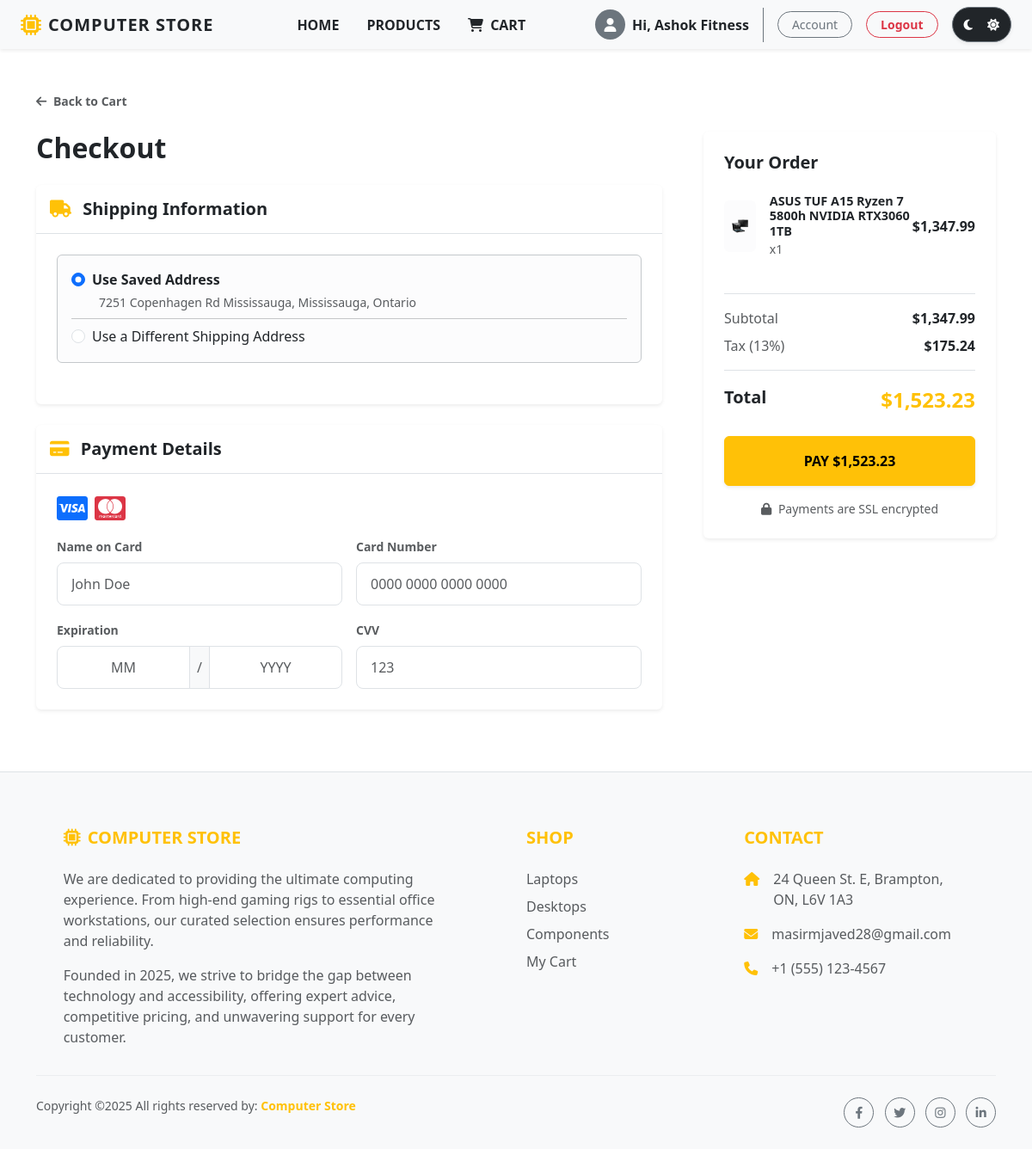
Screenshot of /checkout.php (signed in) with the database file from the repository.
### tables this page shows
CREATE TABLE `users` (
  `id` int(11) NOT NULL,
  `name` varchar(255) NOT NULL,
  `email` varchar(255) NOT NULL,
  `username` varchar(50) DEFAULT NULL,
  `password` varchar(255) NOT NULL,
  `is_admin` tinyint(1) DEFAULT 0,
  `address` varchar(255) DEFAULT NULL,
  `city` varchar(100) DEFAULT NULL,
  `province` varchar(100) DEFAULT NULL,
  `postal_code` varchar(20) DEFAULT NULL
);

CREATE TABLE `cart` (
  `id` int(11) NOT NULL,
  `user_id` int(11) DEFAULT NULL,
  `product_id` int(11) DEFAULT NULL,
  `quantity` int(11) DEFAULT 1
);

CREATE TABLE `products` (
  `id` int(11) NOT NULL,
  `name` varchar(255) NOT NULL,
  `description` text DEFAULT NULL,
  `price` decimal(10,2) NOT NULL,
  `image_url` varchar(255) DEFAULT NULL,
  `category` varchar(100) DEFAULT NULL,
  `stock` int(11) DEFAULT 0
);

### checkout.php (the view, shortened to what this page needs)
<?php
require_once "./includes/header.php";
require_once "./db/conn.php";
$user_id = $_SESSION['id'];
$saved_user = [];
$user_sql = "SELECT name, email, address, city, province, postal_code FROM users WHERE id = ?";
if ($stmt = mysqli_prepare($conn, $user_sql)) {
    mysqli_stmt_bind_param($stmt, "i", $user_id);
    mysqli_stmt_execute($stmt);
    $result = mysqli_stmt_get_result($stmt);
    $saved_user = mysqli_fetch_assoc($result);
}
$cart_items = [];
$sql = "SELECT c.quantity, p.name, p.price, p.image_url
        FROM cart c
        JOIN products p ON c.product_id = p.id
        WHERE c.user_id = ?";
if ($stmt = mysqli_prepare($conn, $sql)) {
    mysqli_stmt_bind_param($stmt, "i", $user_id);
    mysqli_stmt_execute($stmt);
    $result = mysqli_stmt_get_result($stmt);
    while ($row = mysqli_fetch_assoc($result)) {
        $cart_items[] = $row;
    }
}
$subtotal = 0;
foreach ($cart_items as $item) {
    $subtotal += ($item['price'] * $item['quantity']);
}
$tax = $subtotal * 0.13;
$total = $subtotal + $tax;
?>
<div class="container py-5">
    <div class="mb-4">
        <a href="cart.php" class="text-decoration-none text-muted small fw-bold">
            <i class="fas fa-arrow-left me-1"></i> Back to Cart
        </a>
    </div>
    <form action="placeorder.php" method="POST" id="checkoutForm">
        <div class="row g-5">
            <div class="col-lg-8">
                <h2 class="fw-bold mb-4">Checkout</h2>
                <div class="card checkout-card border-0 shadow-sm mb-4">
                    <div class="card-header bg-transparent border-bottom py-3">
                        <h5 class="fw-bold m-0"><i class="fas fa-truck me-2 text-warning"></i> Shipping Information</h5>
                    </div>
                    <div class="card-body p-4">
                        <?php if (!empty($saved_user['address'])): ?>
                            <div class="mb-4 p-3 bg-light-subtle rounded border border-secondary-subtle">
                                <div class="form-check mb-2">
                                    <input class="form-check-input" type="radio" name="address_option" id="useSaved" value="saved" checked>
                                    <label class="form-check-label fw-bold" for="useSaved">
                                        Use Saved Address
                                    </label>
                                    <div class="text-muted small ms-2 mt-1">
                                        <?php echo htmlspecialchars($saved_user['address'] . ', ' . $saved_user['city'] . ', ' . $saved_user['province']); ?>
                                    </div>
                                </div>
                                <hr class="my-2">
                                <div class="form-check mt-2">
                                    <input class="form-check-input" type="radio" name="address_option" id="useNew" value="new">
                                    <label class="form-check-label" for="useNew">
                                        Use a Different Shipping Address
                                    </label>
                                </div>
                            </div>
                        <?php endif; ?>
                    </div>
                </div>
                <div class="card checkout-card border-0 shadow-sm mb-4">
                    <div class="card-header bg-transparent border-bottom py-3">
                        <h5 class="fw-bold m-0"><i class="fas fa-credit-card me-2 text-warning"></i> Payment Details</h5>
                    </div>
                    <div class="card-body p-4">
                        <div class="d-flex gap-2 mb-3">
                            <i class="fab fa-cc-visa fa-2x text-primary"></i>
                            <i class="fab fa-cc-mastercard fa-2x text-danger"></i>
                        </div>
                        <div class="row g-3">
                            <div class="col-md-6">
                                <label class="form-label small fw-bold text-muted">Name on Card</label>
                                <input type="text" class="form-control" placeholder="John Doe" required>
                            </div>
                            <div class="col-md-6">
                                <label class="form-label small fw-bold text-muted">Card Number</label>
                                <input type="text" id="cardNumber" class="form-control" placeholder="0000 0000 0000 0000" maxlength="19" required>
                            </div>
                            <div class="col-md-6">
                                <label class="form-label small fw-bold text-muted">Expiration</label>
                                <div class="input-group">
                                    <input type="text" name="exp_month" id="expMonth" class="form-control text-center"
                                        placeholder="MM" maxlength="2" required>
                                    <span class="input-group-text bg-light text-muted px-2">/</span>
                                    <input type="text" name="exp_year" id="expYear" class="form-control text-center"
                                        placeholder="YYYY" maxlength="4" required>
                                </div>
                            </div>
                            <div class="col-md-6">
                                <label class="form-label small fw-bold text-muted">CVV</label>
                                <input type="text" id="cardCvv" class="form-control" placeholder="123" maxlength="3" required>
                            </div>
                        </div>
                    </div>
                </div>
            </div>
            <div class="col-lg-4">
                <div class="card summary-card border-0 shadow-sm p-4 sticky-top" style="top: 100px;">
                    <h5 class="fw-bold mb-4">Your Order</h5>
                    <div class="mb-4">
                        <?php foreach ($cart_items as $item): ?>
                            <div class="d-flex align-items-center mb-3">
                                <div class="bg-light-subtle rounded p-2 me-3" style="width: 60px; height: 60px; display: flex; align-items: center; justify-content: center;">
                                    <img src="<?php echo htmlspecialchars($item['image_url']); ?>" class="img-fluid" style="max-height: 100%; object-fit: contain;">
                                </div>
                                <div class="flex-grow-1">
                                    <h6 class="mb-0 fw-semibold text-truncate-2" style="font-size: 0.9rem;">
                                        <?php echo htmlspecialchars($item['name']); ?>
                                    </h6>
                                    <small class="text-muted">x<?php echo $item['quantity']; ?></small>
                                </div>
                                <div class="fw-bold">
                                    $<?php echo number_format($item['price'] * $item['quantity'], 2); ?>
                                </div>
                            </div>
                        <?php endforeach; ?>
                    </div>
                    <div class="border-top pt-3">
                        <div class="d-flex justify-content-between mb-2">
                            <span class="text-muted">Subtotal</span>
                            <span class="fw-bold">$<?php echo number_format($subtotal, 2); ?></span>
                        </div>
                        <div class="d-flex justify-content-between mb-2">
                            <span class="text-muted">Tax (13%)</span>
                            <span class="fw-bold">$<?php echo number_format($tax, 2); ?></span>
                        </div>
                        <div class="d-flex justify-content-between mt-3 pt-3 border-top">
                            <span class="fs-5 fw-bold">Total</span>
                            <span class="fs-4 fw-bold text-warning">$<?php echo number_format($total, 2); ?></span>
                        </div>
                    </div>
                    <button type="submit" class="btn btn-warning w-100 fw-bold py-3 mt-4 shadow-sm text-uppercase letter-spacing-1">
                        Pay $<?php echo number_format($total, 2); ?>
                    </button>
                    <div class="mt-3 text-center text-muted small">
                        <i class="fas fa-lock me-1"></i> Payments are SSL encrypted
                    </div>
                </div>
            </div>
        </div>
    </form>
</div>
<?php require_once "./includes/footer.php" ?>

### css/style.css (style rules this page uses)
.cart-card, .summary-card { background-color: #ffffff; transition: transform 0.2s ease, box-shadow 0.2s ease; }
.form-control, .form-select { padding: 0.75rem 1rem; border-radius: 8px; border: 1px solid #dee2e6; }

### rows the page displays
users: address+city+province "7251 Copenhagen Rd Mississauga, Mississauga, Ontario"
cart: product.image_url (picture), product.name "ASUS TUF A15 Ryzen 7 5800h NVIDIA RTX3060 1TB", quantity "1", $item['price'] * $item['quantity'] "1,347.99"

### other values shown
$_SESSION['name'] "Ashok Fitness"
$subtotal "1,347.99"
$tax "175.24"
$total "1,523.23"
